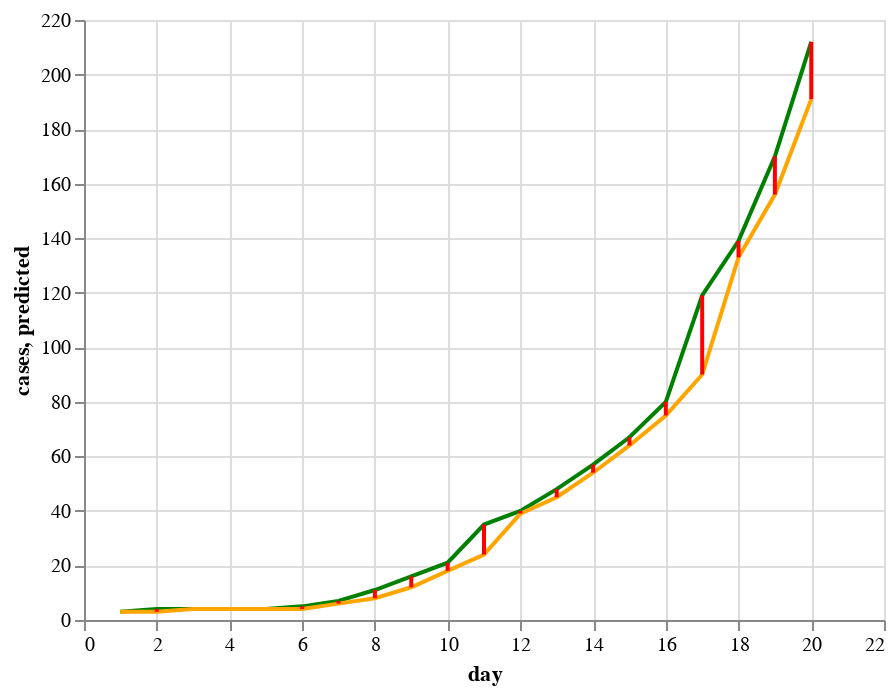

The code cell stored with this chart in its notebook:
### Code cell
alt.Chart(paired).mark_line(color='green').encode(
    x='day',
    y='cases'
) + alt.Chart(paired).mark_line(color='orange').encode(
    x='day',
    y='predicted'
) + alt.Chart(paired).mark_bar(color='red', width=2).encode(
    x='day',
    y='cases',
    y2='predicted'
)

### Figure 1 — Vega-Lite specification as saved in the notebook (floating-point values rounded to 4 significant figures)
{"config": {"view": {"continuousWidth": 400, "continuousHeight": 300}}, "layer": [{"mark": {"type": "line", "color": "green"}, "encoding": {"x": {"type": "quantitative", "field": "day"}, "y": {"type": "quantitative", "field": "cases"}}}, {"mark": {"type": "line", "color": "orange"}, "encoding": {"x": {"type": "quantitative", "field": "day"}, "y": {"type": "quantitative", "field": "predicted"}}}, {"mark": {"type": "bar", "color": "red", "width": 2}, "encoding": {"x": {"type": "quantitative", "field": "day"}, "y": {"type": "quantitative", "field": "cases"}, "y2": {"field": "predicted"}}}], "data": {"name": "data-40297d53cf95917ba989942251e7bfe8"}, "$schema": "https://vega.github.io/schema/vega-lite/v4.0.2.json", "datasets": {"data-40297d53cf95917ba989942251e7bfe8": [{"day": 1, "cases": 3, "factor": 35, "new": 0, "percent": 0.08571, "predicted": 3, "errors": 0}, {"day": 2, "cases": 4, "factor": 35, "new": 0, "percent": 0.1143, "predicted": 3, "errors": 1}, {"day": 3, "cases": 4, "factor": 76, "new": 41, "percent": 0.05263, "predicted": 4, "errors": 0}, {"day": 4, "cases": 4, "factor": 76, "new": 0, "percent": 0.05263, "predicted": 4, "errors": 0}, {"day": 5, "cases": 4, "factor": 76, "new": 0, "percent": 0.05263, "predicted": 4, "errors": 0}, {"day": 6, "cases": 5, "factor": 170, "new": 94, "percent": 0.02941, "predicted": 4, "errors": 1}, {"day": 7, "cases": 7, "factor": 203, "new": 33, "percent": 0.03448, "predicted": 6, "errors": 1}, {"day": 8, "cases": 11, "factor": 252, "new": 49, "percent": 0.04365, "predicted": 8, "errors": 3}, {"day": 9, "cases": 16, "factor": 299, "new": 47, "percent": 0.05351, "predicted": 12, "errors": 4}, {"day": 10, "cases": 21, "factor": 355, "new": 56, "percent": 0.05915, "predicted": 18, "errors": 3}, {"day": 11, "cases": 35, "factor": 448, "new": 93, "percent": 0.07812, "predicted": 24, "errors": 11}, {"day": 12, "cases": 40, "factor": 518, "new": 70, "percent": 0.07722, "predicted": 39, "errors": 1}, {"day": 13, "cases": 48, "factor": 625, "new": 107, "percent": 0.0768, "predicted": 45, "errors": 3}, {"day": 14, "cases": 57, "factor": 738, "new": 113, "percent": 0.07724, "predicted": 54, "errors": 3}, {"day": 15, "cases": 67, "factor": 893, "new": 155, "percent": 0.07503, "predicted": 64, "errors": 3}, {"day": 16, "cases": 80, "factor": 1039, "new": 146, "percent": 0.077, "predicted": 75, "errors": 5}, {"day": 17, "cases": 119, "factor": 1368, "new": 329, "percent": 0.08699, "predicted": 90, "errors": 29}, {"day": 18, "cases": 139, "factor": 1665, "new": 297, "percent": 0.08348, "predicted": 133, "errors": 6}, {"day": 19, "cases": 170, "factor": 2007, "new": 342, "percent": 0.0847, "predicted": 156, "errors": 14}, {"day": 20, "cases": 212, "factor": 2322, "new": 315, "percent": 0.0913, "predicted": 191, "errors": 21}]}}
